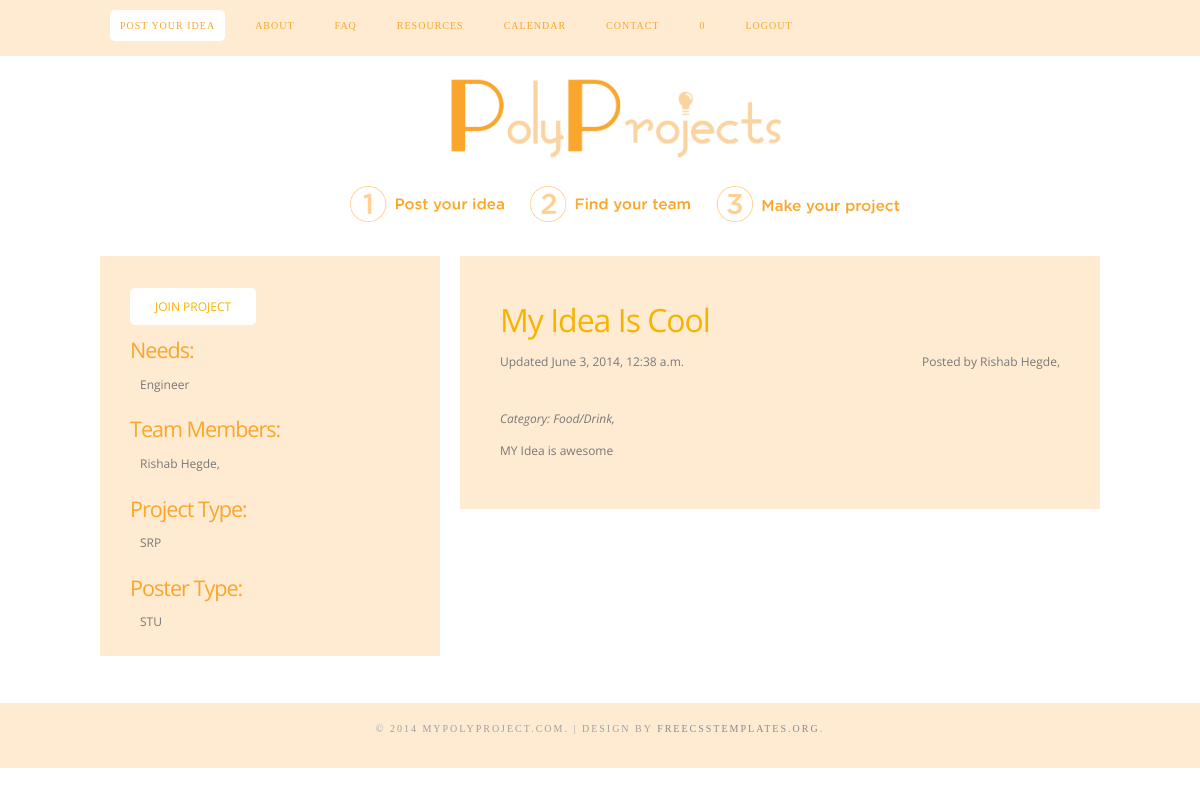
/listings/1/ (signed in), run on the app's committed database.
### listings/models.py (models this page shows)
class UserProfile(AbstractUser):
  major = models.ForeignKey(Major, null=True)
  email_verified = models.BooleanField(default=False, blank=True)
  email_notifications = models.BooleanField(default=False, blank=True)
  def get_unread_notifications(self):
    return self.notification_set.filter(completed=False)

class Listing(models.Model):
  owner = models.ForeignKey(UserProfile, related_name='owner')
  title = models.CharField(max_length=50)
  description = models.TextField()
  date_posted = models.DateTimeField(auto_now_add=True, blank=True)
  expiration_date = models.DateTimeField(default=get_expiration_date,blank=True)
  tags = models.CharField(max_length=100, blank=True)
  finished = models.BooleanField(default=False, blank=True)
  sponsored = models.BooleanField(default=False)
  project_type = models.CharField(max_length=CHOICE_LENGTH,
    choices=iterableFromFile('/choices/types.list'))
  poster_type = models.CharField(max_length=CHOICE_LENGTH,
    choices=iterableFromFile('/choices/posters.list'))
  category = models.ManyToManyField(Category,)
  skill = models.ManyToManyField(Skill,)
  team = models.ManyToManyField(UserProfile, related_name='team')
  def can_edit(self, user):
    return user == self.owner

class Category(models.Model):
  name = models.CharField(max_length=30)

class Skill(models.Model):
  name = models.CharField(max_length=30)

### listings/views.py (the view)
# urls.py: url(r'^(?P<listing_id>[0-9]+)/$', views.detail, name='detail'),
def detail(request, listing_id):
  listing = get_object_or_404(Listing, pk=listing_id)
  showedit = listing.can_edit(request.user)
  return render(request, 'listings/detail.html', {'listing':listing,'showedit':showedit})

### listings/templates/listings/detail.html (shortened to what this page needs)
{% extends "base.html" %}
{% block content %}
<div id="wrapper">
  <div id="page">
    <div id="page-bgtop">
      <div id="page-bgbtm">
        <div id="content">
          <div class="post">
            <h2 class="title">{{ listing.title }}
            {% if listing.finished %} (Completed) {% endif %}</h2>
            <p class="meta"><span class="date"> Updated {{ listing.date_posted }}</span><span class="posted">Posted by {{ listing.owner.get_full_name }}, <em>{{ listing.owner.get_major_display }}</em></span></p>
            <div style="clear: both;">&nbsp;</div>
            <div class="entry">
              <p><em>Category:
              {% for category in listing.category.all %}
                {{ category.name }},
              {% endfor %}
              </em></p>
              {{ listing.description }}
            </div>
          </div>
          <div style="clear: both;">&nbsp;</div>
        </div>
        <div id="sidebar">
          <ul>
            {% if showedit %}
            <li>
              <a href="{% url 'edit' listing.pk %}" class="button">Edit Project</a>
            <li>
            <br>
            <li>
              {% if listing.finished %}
                <a href="{% url 'flip_finished' listing.pk %}" class="button">Un-Complete Project</a>
              {% else %}
                <a href="{% url 'flip_finished' listing.pk %}" class="button">Complete Project</a>
              {% endif %}
            <li>
              <div style="clear: both;">&nbsp;</div>
            </li>
            {% elif not listing.finished%}
            <li>
              <a href="{% url 'join_request' listing.pk %}" class="button">Join Project</a>
              <div style="clear: both;">&nbsp;</div>
            </li>
            {% endif %}
            <li>
              <h2>Needs:</h2>
              <ul>
                {% for skill in listing.skill.all %}
                  <li>{{ skill.name }}</li>
                {% endfor %}
              </ul>
            </li>
            <li>
              <h2>Team Members:</h2>
              <ul>
                {% for user in listing.team.all %}
                  <li>{{user.get_full_name}}, <em>{{user.get_major_display}}</em></li>
                {% endfor %}
              </ul>
            </li>
            <li>
              <h2>Project Type:</h2>
              <ul>
                <li>{{ listing.get_project_type_display }}</li>
              </ul>
            </li>
            <li>
              <h2>Poster Type:</h2>
              <ul>
                <li>{{ listing.get_poster_type_display }}</li>
              </ul>
            </li>
          </ul>
        </div>
        <div style="clear: both;">&nbsp;</div>
      </div>
    </div>
  </div>
</div>
{% endblock %}

### listings/templates/base.html (shortened to what this page needs)
<!DOCTYPE html PUBLIC "-//W3C//DTD XHTML 1.0 Strict//EN" "http://www.w3.org/TR/xhtml1/DTD/xhtml1-strict.dtd">
{% load staticfiles %}
{% block header %}
<html xmlns="http://www.w3.org/1999/xhtml">
<head>
<link href="{% static "style.css" %}" rel="stylesheet" type="text/css" media="screen" />
</head>
{% endblock %}
<body>
{% block menu %}
<div id="menu-wrapper">
	<div id="menu">
		<ul>
			<li>
			<a href="{% url 'listings.views.create' %}" class="button">Post your idea</a>
			</li>
			<li><a href="{% url 'listings.views.about' %}">About</a></li>
			<li><a href="{% url 'listings.views.faq' %}">FAQ</a></li>
			<li><a href="{% url 'listings.views.resources' %}">Resources</a></li>
			<li><a href="{% url 'listings.views.calendar' %}">Calendar</a></li>
			<li><a href="{% url 'listings.views.contact' %}">Contact</a></li>
      {% if request.user.is_authenticated %}
        <li><a href="{% url 'listings.views.notifications' %}">{{ request.user.get_unread_notifications.count }}</a></li>
        <li><a href="{% url 'django.contrib.auth.views.logout' %}">Logout</a></li>
      {% else %}
        <li><a href="{% url 'django.contrib.auth.views.login' %}">Login</a></li>
        <li><a href="{% url 'listings.views.register' %}">Register</a></li>
      {% endif %}
      </ul>
	</div>
</div>
{% endblock %}
{% block header_image %}
	<div id="header">
		<a href="{% url 'index' %}"><img src="{% static "logo.png" %}" width="350" height="126px"></a>
	</div>
	<div id="steps">
		<img src="{% static "steps.png" %}" width="550px" height="36px">
	</div>
{% endblock %}
{% block content %}{% endblock %}
{% block footer %}
<div id="footer">
	<p>&copy; 2014 mypolyproject.com. | Design by <a href="http://www.freecsstemplates.org/" rel="nofollow">FreeCSSTemplates.org</a>.</p>
</div>
{% endblock %}
</body>
</html>

### listings/static/style.css (style rules this page uses)
body { margin: 0; padding: 0; background: #FFFFFF; font-family: 'Open Sans', sans-serif; font-size: 12px; color: #787878; }
h1, h2, h3 { margin: 0px; padding: 0px; letter-spacing: -1px; font-weight: normal; color: #F6B300; }
h2 { font-size: 2.4em; }
p, ul, ol { margin-top: 0; line-height: 180%; }
a { text-decoration: none; color: #F6B300; }
#header { clear: both; width: 325px; margin: 0px auto; padding: 0px 10px; }
#steps { margin:auto; width:500px; padding: 0px 10px; }
#menu-wrapper { overflow: hidden; height: 56px; background: #FFEBD2; }
#menu { width: 1000px; height: 55px; margin: 0px auto; padding: 0px; }
#menu ul { margin: 0; padding: 10px 0px 0px 0px; list-style: none; line-height: normal; }
#menu li { float: left; }
#menu a { display: block; letter-spacing: 1px; margin: 0px 10px; padding: 10px 10px; text-decoration: none; text-align: center; text-transform: uppercase; font-family: 'Arvo', serif; font-size: 10px; font-weight: normal; color: #FAA62A; border: none; }
#page { overflow: hidden; width: 1000px; margin: 0px auto; padding: 30px 0px; }
#content { float: right; width: 640px; }
.post { margin-bottom: 15px; padding: 30px 40px; background: #FFEBD2; }
.post .title { height: 38px; margin-bottom: 10px; padding: 12px 0 0 0px; font-size: 32px; }
.post .meta { margin-bottom: 30px; padding: 5px 0px 10px 0px; text-align: left; font-weight: normal; }
.post .meta .date { float: left; }
.post .meta .posted { float: right; }
.post .entry { padding: 0px 0px 20px 0px; padding-bottom: 20px; text-align: justify; }
.button { padding: 10px 25px; background: #FFF; border-radius: 5px; text-transform: uppercase; font-size: 12px; }
#sidebar { float: left; width: 280px; margin: 0px; padding: 40px 30px 0px 30px; color: #787878; background: #FFEBD2; }
#sidebar ul { margin: 0; padding: 0; list-style: none; }
#sidebar li { margin: 0; padding: 0; }
#sidebar li ul { margin: 0px 0px; padding-bottom: 20px; }
#sidebar li li { margin: 0px 0px; padding: 3px 10px; border-left: none; }
#sidebar h2 { padding-bottom: 10px; font-size: 1.8em; color: #FAA62A; }
#sidebar a { border: none; }
#footer { height: 50px; margin: 0 auto; padding: 0px 0 15px 0; background: #FFEBD2; font-family: 'Arvo', serif; }
#footer p { margin: 0; padding-top: 20px; line-height: normal; font-size: 10px; letter-spacing: 2px; text-transform: uppercase; text-align: center; color: #A0A0A0; }
#footer a { color: #8A8A8A; }

### data on the page
UserProfile: user.get_unread_notifications.count "0"
Listing: title "My Idea Is Cool", date_posted "June 3, 2014, 12:38 a.m.", owner.get_full_name "Rishab Hegde", description "MY Idea is awesome", project_type "SRP", poster_type "STU"
Category: name "Food/Drink"
Skill: name "Engineer"
UserProfile: get_full_name "Rishab Hegde"
